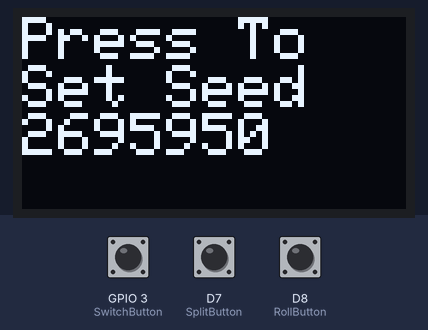
Recording of a sketch running on a simulated ESP8266 (NodeMCU). Shown: 128×64 one-colour display. The inputs (shaded band) are chosen by the test bench; at power-on: D8 (RollButton) HIGH, D7 (SplitButton) HIGH, GPIO 3 (SwitchButton) HIGH. The display library's start-up logo is not drawn; random numbers use the default seed unless the sketch sets one; what the sketch prints to the serial monitor is not drawn.

Above: at 2.9 s.
3.0 s: D8 (RollButton) pulled LOW for 1 s
At 5.2 s:
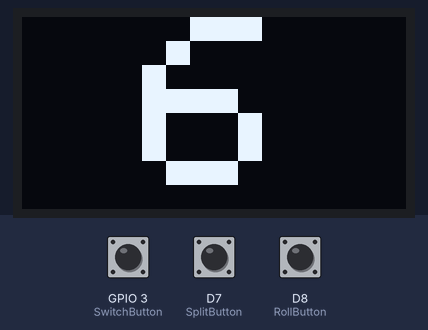
5.5 s: D7 (SplitButton) pulled LOW for 3.2 s
At 9.9 s:
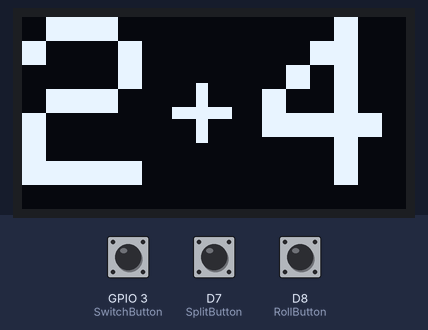
10.2 s: GPIO 3 (SwitchButton) pulled LOW for 1 s
At 12.2 s:
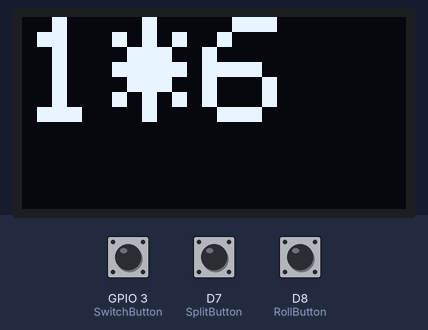
12.9 s: D8 (RollButton) pulled LOW for 3.2 s
At 13.77 s:
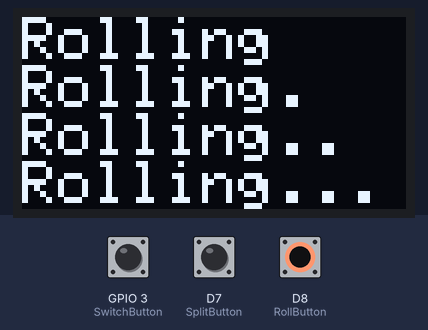
17.6 s: GPIO 3 (SwitchButton) pulled LOW for 0.15 s
At 18.6 s:
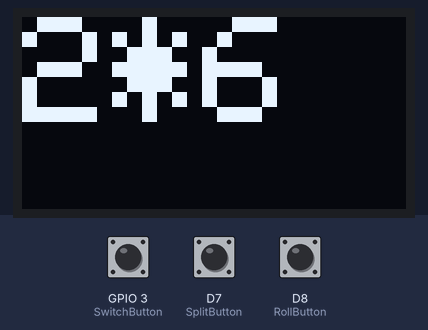
19.3 s: GPIO 3 (SwitchButton) pulled LOW for 3.2 s
At 20.34 s:
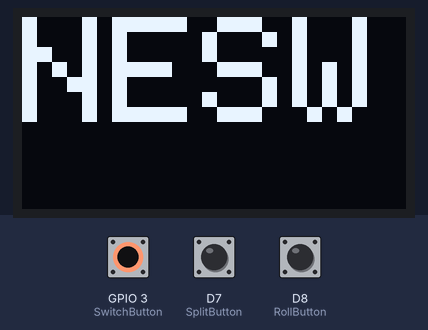
Timing chart, 0 to 22.3 s (numbered marks = the images above; inputs shaded):
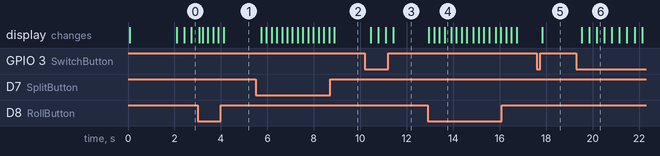

Measured:
- after the input at 5.5 s, the display: changes after 0.23 s (image 2)
- after the input at 10.2 s, the display: first changes after 0.25 s (image 3 shows a later state)
- after the input at 12.9 s, the display: first changes after 0.06 s (image 4 shows a later state)
- after the input at 17.6 s, the display: changes after 0.23 s (image 5)
- after the input at 19.3 s, the display: first changes after 0.23 s (image 6 shows a later state)

The sketch:

RoboDice.ino
```cpp
//RoboDiceGoBrrrrrrr
// Now Using SeedStudio Xaio ESP32-C6

//OLED Stuff
#include "DisplayControl.h"

#define StartingMode 1


#define RollButton D8
#define SplitButton D7
#define SwitchButton D9

int roll = 0;
int dVal = 0;
int screenPrint = 1;
int FirstRoll = 1;
int RollMode = StartingMode;
int OutputMode = 0;
int iD1 = 0;
int iD2 = 0;
int pastRolls[3];

void setup() {
  int ButState = digitalRead(RollButton);

  // Set pinModes
  pinMode(RollButton, INPUT_PULLUP);
  pinMode(SplitButton, INPUT_PULLUP);
  pinMode(SwitchButton, INPUT_PULLUP);

  // Begin Serial Comunications
  Serial.begin(19200);

  //OLED Stuff
  if (!display.begin(SSD1306_SWITCHCAPVCC, SCREEN_ADDRESS)) {
    Serial.println(F("SSD1306 allocation failed"));
  }

  // BootScreen
  display.display();
  // DrawBootScreen();
  drawbitmap();


  while (FirstRoll == 1) {
    FirstRollSplash();  //Pre-First Roll Splash

    ButState = digitalRead(RollButton);
    if (ButState == 0) {
      randomSeed(micros());
      delay(30);
      FirstRoll = 0;
      // roll = 1;
    }
  }
  RollModeSplash();
}

void loop() {
  int ButState, ButState1, ButState2, RollModeLast = 9;

  // Set Random Seed to Time in micro secinds since program start


  ButState = digitalRead(RollButton);
  if (ButState == 0) {
    roll = 1;
    delay(30);
  }

  ButState1 = digitalRead(SplitButton);
  if (ButState1 == 0 && RollMode == 1) {
    ChangeMode();
    delay(200);
  }

  ButState2 = digitalRead(SwitchButton);
  if (ButState2 == 0) {
    RollModeChange();
    delay(200);
    RollModeSplash();
  }

  if (roll == 1) {
    switch (RollMode) {
      case 0:
        // Roll 1 D6
        dVal = random(1, 7);
        Serial.println(dVal);
        OutputMode = 0;
        Serial.println("1*6");
        break;

      case 1:
        // Roll 2 D2
        if( dVal == 0) OutputMode = 0;
        iD1 = random(1, 7);
        iD2 = random(1, 7);
        dVal = iD1 + iD2;
        Serial.println(dVal);
        Serial.println("2*6");
        break;

      case 2:
        // Roll 1 D12
        dVal = random(1, 13);
        Serial.println(dVal);
        OutputMode = 0;
        Serial.println("1*12");
        break;

      case 3:
        // Roll 1 D4
        dVal = random(1, 5);
        Serial.println(dVal);
        OutputMode = 0;
        Serial.println("1*4");
        break;

      case 4:
        // Roll 1 D4 for NESW
        dVal = random(1, 5);
        Serial.println(dVal);
        OutputMode = 2;
        Serial.println("NESW");
        break;

      default:
        Serial.println("It's Broke");
        break;
    }
    roll = 0;
    if (dVal |= 0) screenPrint = 1;
    Rolling();
  }

  if (dVal |= 0) screenOut();

  // screenOut();
}

void ChangeMode() {
  OutputMode += 1;
  if (OutputMode >= 2) OutputMode = 0;
  if (OutputMode == 0) {
    Serial.println("Single");
  }
  if (OutputMode == 1) {
    Serial.println("Dual");
  }
}

void RollModeChange() {
  dVal = 0;
  RollMode += 1;
  if (RollMode >= 5) RollMode = 0;
  Serial.println(RollMode);
}


void Rolling() {
  if (screenPrint == 1) {
    display.clearDisplay();
    display.setTextSize(2);
    display.setCursor(0, 0);  // Start at top-left corner
    display.println("Rolling");
    display.display();
    delay(200);
    display.println("Rolling.");
    display.display();
    delay(200);
    display.println("Rolling..");
    display.display();
    delay(200);
    display.println("Rolling...");
    display.display();
    delay(200);
  }
}

void FirstRollSplash() {
  display.clearDisplay();
  display.setTextSize(2);
  display.setTextColor(SSD1306_WHITE);
  display.setCursor(0, 0);  // Start at top-left corner
  display.println("Press To");
  display.println("Set Seed");
  display.println(micros());
  display.display();
}

void screenOut() {
  display.clearDisplay();
  display.setTextSize(8);
  display.setTextColor(SSD1306_WHITE);
  switch (OutputMode) {
    case 0:
      // Single Number
      if (dVal <= 9) display.setCursor(40, 0);  //
      if (dVal >= 10) display.setCursor(15, 0);
      display.println(dVal);
      break;
    case 1:
      // 2 Single Digit
      display.setCursor(0, 0);  // Start at top-left corner
      display.println(iD1);
      display.setCursor(80, 0);
      display.print(iD2);
      display.setTextSize(4);
      display.setCursor(50, 18);
      display.print("+");
      break;
    case 2:
      // DIRECTIONAL
      display.setCursor(40, 0);
      if (dVal == 1) display.println("N");
      if (dVal == 2) display.println("E");
      if (dVal == 3) display.println("S");
      if (dVal == 4) display.println("W");
      break;
    default:
      break;
  }
  display.display();
}


void RollModeSplash() {
  display.clearDisplay();
  display.setTextSize(5);
  display.setTextColor(SSD1306_WHITE);
  switch (RollMode) {
    case 0:
      display.setCursor(0, 0);  // Start at top-left corner
      display.print("1*6");
      break;
    case 1:
      display.setCursor(0, 0);  // Start at top-left corner
      display.print("2*6");
      break;
    case 2:
      display.setCursor(0, 0);  // Start at top-left corner
      display.print("1*12");
      break;
    case 3:
      display.setCursor(0, 0);  // Start at top-left corner
      display.print("1*4");
      break;
    case 4:
      display.setCursor(0, 0);  // Start at top-left corner
      display.print("NESW");
      break;
    default:
      break;
  }

  display.display();
  delay(100);
}
```

Source omitted: isplayControl.h (data table, 7129 bytes)
